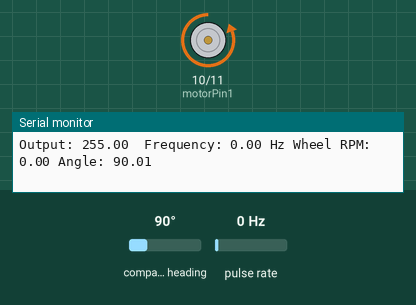
A sketch run on a simulated Arduino Uno, built with avr-gcc and run on an emulated ATmega328P. On the bench: motor-driver pin pairs drawn as motors (green arrow = first pin HIGH = forward, orange = second pin HIGH = backward, longer = more drive, scaled by the enable pin), the last lines printed to the serial monitor. Wiring (inferred from the names in the program): pulse sensor: data pin 2. Inputs (shaded band) come from the test bench; at power-on: compass heading 90°, pulse rate 0 Hz.

Above: at 1.2 s.
1.3 s: compass heading set to 319°
4.3 s: compass heading set to 325°
At 4.9 s:
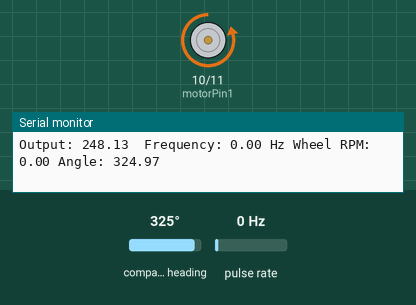
5.8 s: compass heading set to 352°
At 6.1 s:
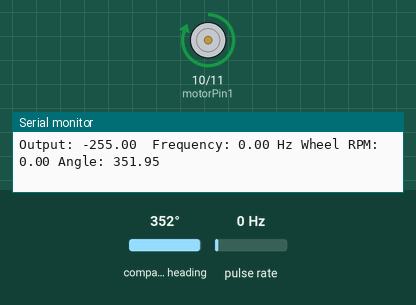
7.3 s: compass heading set to 327°
At 8.4 s:
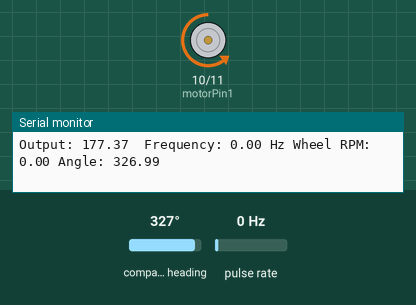
8.8 s: compass heading set to 334°
At 9.6 s:
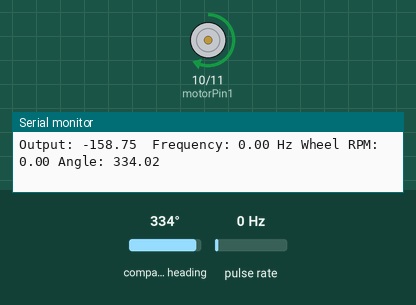
Timing chart, 0 to 11.8 s (numbered marks = the images above; inputs shaded):
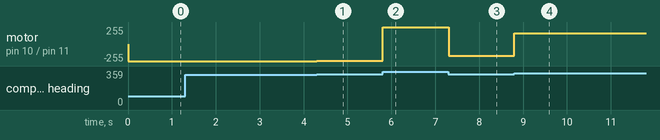

The sketch:

PIDController.ino
```cpp
#include <Wire.h>
#include <AS5600.h>
#include <PID_v1.h>
AS5600  as5600;  //create sensor object
unsigned long currentMs;  //current time variable
unsigned long lastMs;     // time of last measurement
const unsigned int FREE_RUN_PERIOD_MS = 100; //sampling period
float sig_angle_deg;  // angle measurement

// Motor control pins
const int motorPin1 = 10; // IN1
const int motorPin2 = 11; // IN2
const int enablePin = 9;  // ENA (PWM pin for speed control)

// Encoder pin
const int encoderPin = 2; // use just one encoder pin for simplicity
unsigned long lastOutputChange = 0;
volatile int pulseCount = 0;  // pulse counter
const int pulsesPerRevolution = 11; // pulses per rotation from each encoder wire

unsigned long lastTime = 0;   // store last time measurement
double frequency = 0;         // measured frequency

int graphinterval = 100; //in milliseconds

double Setpoint = 0;     // target angle
double Input    = 0;     // current angle
double output   = 0;     // PID output (-255..255)
double deadzone = 45;    // zone of the motor where it doesnt spin

// PID tuning parameters
double Kp = 35.0;
double Ki = 0.0;
double Kd = 0;

// Create PID controller
PID anglePID(&Input, &output, &Setpoint, Kp, Ki, Kd, DIRECT);

double reductionRatio = 4.4;

double wheelRPM = 0;

void countPulse();

void setup() {
  pinMode(motorPin1, OUTPUT);
  pinMode(motorPin2, OUTPUT);
  pinMode(enablePin, OUTPUT);

  pinMode(encoderPin, INPUT_PULLUP); // 1 encoder input

  attachInterrupt(digitalPinToInterrupt(encoderPin), countPulse, RISING);
  Wire.begin();     // Initialize I2C
  as5600.begin();   // Initialize sensor
  lastTime = millis();  // Initialize timing
  Serial.begin(9600);  // Initialize Serial Monitor

  // PID config
  anglePID.SetMode(AUTOMATIC);
  anglePID.SetOutputLimits(-210, 210);  // motor control range


  // -------- Set your desired angle here --------
  Setpoint = 330.77;  // target angle (0–360 degrees)
}

void loop() {
  double angleDeg = as5600.readAngle() * 0.0879;

  Input = angleDeg;


  // Run PID
  anglePID.Compute();


  double motorCmd = output;

  // adds or substracts the deadzone based on if its positive or negative
  motorCmd =
    (motorCmd>0) ? (motorCmd+ deadzone):
    (motorCmd<0) ? (motorCmd-deadzone):
        0;


    motorCmd = constrain(motorCmd, -255, 255); //makes sure the output stays in the range of the motor

    // Motor direction + speed
  if (motorCmd > 0)
  {
    digitalWrite(motorPin1, LOW);
    digitalWrite(motorPin2, HIGH);

  }
  else
  {
    digitalWrite(motorPin1, HIGH);
    digitalWrite(motorPin2, LOW);


  }

  analogWrite(enablePin, abs(motorCmd));

  // Frequency calculation every 0.5 seconds
  if (millis() - lastTime >= graphinterval) {
    noInterrupts();
    int count = pulseCount;
    pulseCount = 0;
    interrupts();

    frequency = count / (pulsesPerRevolution*(graphinterval/100)); // frequency in Hz
    wheelRPM = (count * 60.0) / (reductionRatio);
// waardes opslaan in lijst om te plotten
    Serial.print("Output: ");
    Serial.print(motorCmd);
    Serial.print("  Frequency: ");
    Serial.print(frequency);
    Serial.print(" Hz");
    Serial.print(" Wheel RPM: ");
    Serial.print(wheelRPM);


    lastMs = currentMs;
    // sig_angle_deg = (float)as5600.readAngle()*0.0879; //0.0879=360/4096;  // degrees [0..360)
    Serial.print(" Angle: ");
    Serial.print(angleDeg);
    Serial.print('\t');

    Serial.println();
    lastTime = millis();
  }
}

void countPulse() {
  pulseCount++;  // increment each pulse
}
```

Measured:
- after the input at 4.3 s, motor on pin 10 (motorPin1) / pin 11 (motorPin2): backward 255/255 → backward 248/255 at once
- after the input at 5.8 s, motor on pin 10 (motorPin1) / pin 11 (motorPin2): backward 248/255 → forward 255/255 at once
- after the input at 7.3 s, motor on pin 10 (motorPin1) / pin 11 (motorPin2): forward 255/255 → backward 177/255 at once
- after the input at 8.8 s, motor on pin 10 (motorPin1) / pin 11 (motorPin2): backward 177/255 → forward 158/255 at once
